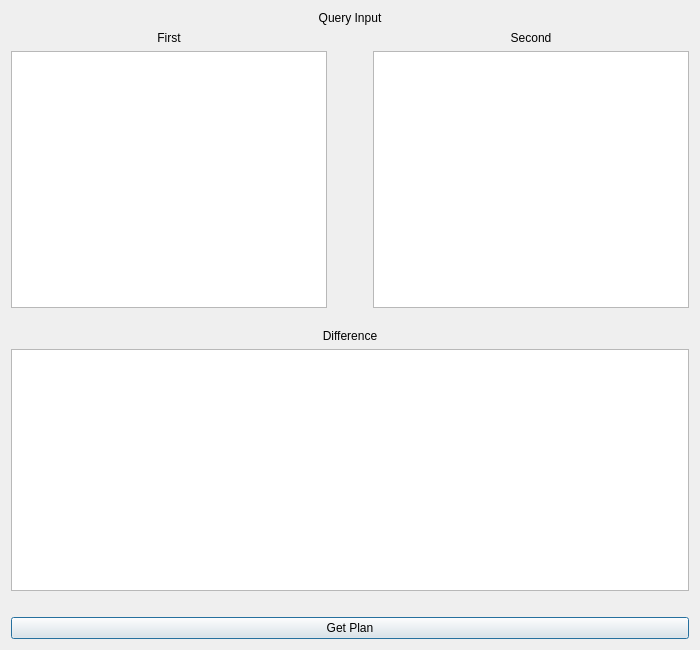
<?xml version="1.0" encoding="UTF-8"?>
<ui version="4.0">
 <class>Dialog</class>
 <widget class="QDialog" name="Dialog">
  <property name="geometry">
   <rect>
    <x>0</x>
    <y>0</y>
    <width>700</width>
    <height>650</height>
   </rect>
  </property>
  <property name="minimumSize">
   <size>
    <width>700</width>
    <height>550</height>
   </size>
  </property>
  <property name="baseSize">
   <size>
    <width>0</width>
    <height>0</height>
   </size>
  </property>
  <property name="windowTitle">
   <string>Dialog</string>
  </property>
  <layout class="QVBoxLayout" name="verticalLayout_6">
   <item>
    <layout class="QHBoxLayout" name="horizontalLayout_2">
     <item>
      <layout class="QVBoxLayout" name="verticalLayout_4">
       <item>
        <widget class="QLabel" name="label_7">
         <property name="text">
          <string>Query Input</string>
         </property>
         <property name="scaledContents">
          <bool>false</bool>
         </property>
         <property name="alignment">
          <set>Qt::AlignCenter</set>
         </property>
        </widget>
       </item>
       <item>
        <layout class="QHBoxLayout" name="horizontalLayout">
         <item>
          <layout class="QVBoxLayout" name="verticalLayout">
           <item>
            <widget class="QLabel" name="label_4">
             <property name="text">
              <string>First</string>
             </property>
             <property name="scaledContents">
              <bool>false</bool>
             </property>
             <property name="alignment">
              <set>Qt::AlignCenter</set>
             </property>
            </widget>
           </item>
           <item>
            <widget class="QPlainTextEdit" name="plainTextEdit"/>
           </item>
          </layout>
         </item>
         <item>
          <spacer name="horizontalSpacer_2">
           <property name="orientation">
            <enum>Qt::Horizontal</enum>
           </property>
           <property name="sizeType">
            <enum>QSizePolicy::Minimum</enum>
           </property>
           <property name="sizeHint" stdset="0">
            <size>
             <width>40</width>
             <height>20</height>
            </size>
           </property>
          </spacer>
         </item>
         <item>
          <layout class="QVBoxLayout" name="verticalLayout_5">
           <item>
            <widget class="QLabel" name="label">
             <property name="text">
              <string>Second</string>
             </property>
             <property name="alignment">
              <set>Qt::AlignCenter</set>
             </property>
            </widget>
           </item>
           <item>
            <widget class="QTextEdit" name="textEdit"/>
           </item>
          </layout>
         </item>
         <item>
          <layout class="QVBoxLayout" name="verticalLayout_2"/>
         </item>
        </layout>
       </item>
       <item>
        <layout class="QVBoxLayout" name="verticalLayout_3">
         <item>
          <spacer name="verticalSpacer_4">
           <property name="orientation">
            <enum>Qt::Vertical</enum>
           </property>
           <property name="sizeType">
            <enum>QSizePolicy::Minimum</enum>
           </property>
           <property name="sizeHint" stdset="0">
            <size>
             <width>20</width>
             <height>15</height>
            </size>
           </property>
          </spacer>
         </item>
         <item>
          <widget class="QLabel" name="label_5">
           <property name="text">
            <string>Difference</string>
           </property>
           <property name="alignment">
            <set>Qt::AlignCenter</set>
           </property>
          </widget>
         </item>
         <item>
          <widget class="QTextBrowser" name="textBrowser_3">
           <property name="sizePolicy">
            <sizepolicy hsizetype="Expanding" vsizetype="Expanding">
             <horstretch>0</horstretch>
             <verstretch>0</verstretch>
            </sizepolicy>
           </property>
          </widget>
         </item>
        </layout>
       </item>
      </layout>
     </item>
    </layout>
   </item>
   <item>
    <spacer name="verticalSpacer">
     <property name="orientation">
      <enum>Qt::Vertical</enum>
     </property>
     <property name="sizeType">
      <enum>QSizePolicy::Minimum</enum>
     </property>
     <property name="sizeHint" stdset="0">
      <size>
       <width>20</width>
       <height>20</height>
      </size>
     </property>
    </spacer>
   </item>
   <item>
    <widget class="QPushButton" name="pushButton">
     <property name="sizePolicy">
      <sizepolicy hsizetype="Preferred" vsizetype="Preferred">
       <horstretch>0</horstretch>
       <verstretch>0</verstretch>
      </sizepolicy>
     </property>
     <property name="maximumSize">
      <size>
       <width>1000</width>
       <height>300</height>
      </size>
     </property>
     <property name="mouseTracking">
      <bool>false</bool>
     </property>
     <property name="toolTip">
      <string>&lt;html&gt;&lt;head/&gt;&lt;body&gt;&lt;p align=&quot;center&quot;&gt;&lt;br/&gt;&lt;/p&gt;&lt;/body&gt;&lt;/html&gt;</string>
     </property>
     <property name="text">
      <string>Get Plan</string>
     </property>
    </widget>
   </item>
  </layout>
 </widget>
 <resources/>
 <connections/>
</ui>
